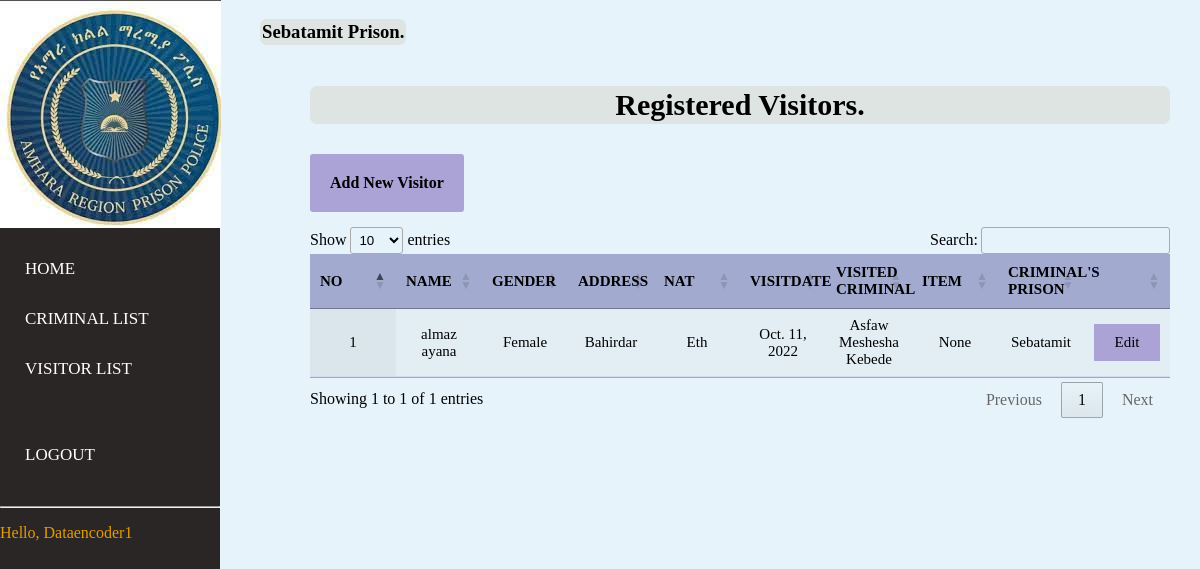
Page /visitor_list/ (signed in) on the committed database.
### account/models.py (models this page shows)
class User(AbstractUser):
    is_Admin = models.BooleanField(default=False)
    is_Manager = models.BooleanField(default=False)
    is_DataEncoder = models.BooleanField(default=False)
    is_SuperManager=models.BooleanField(default=False)
    phone = PhoneNumberField(unique = True, null = False, blank = False) # Here
    address = models.CharField(max_length=255,blank=True,null=True)
    email = models.EmailField(blank=True,null=True, unique=True)
    prison=models.ForeignKey(Prison, null=True, on_delete= models.SET_NULL,blank=True)

### prison/models.py (models this page shows)
class Prison(models.Model):
    PrisonName=models.CharField(max_length=200)
    Address=models.CharField(max_length=200)
    Region = models.ForeignKey(CentralPrison,null=True,   on_delete=models.CASCADE)
    def __str__(self):
        return self.PrisonName

### record/models.py (models this page shows, shortened)
class Visitor(models.Model):
    Name=models.CharField(max_length=200,null=True)
    Gender=models.CharField(max_length=8 ,null=True )
    Address=models.CharField(max_length=200,null=True)
    Nationality=models.CharField(max_length=200,null=True)
    VisitDate=models.DateField(auto_now=True)
    VisitedCriminal=models.ForeignKey(Criminal, null=True, on_delete= models.SET_NULL)
    Item=models.CharField(max_length=20, null=True, choices=item_choice, blank=True)
    createdby = models.ForeignKey(User,null=True, on_delete=models.CASCADE)
    prison=models.ForeignKey(Prison,on_delete=models.CASCADE ,null=True)

class Criminal(models.Model):
    CriminalName=models.CharField(max_length=200, null=True)
    CourtName=models.ForeignKey(Court, on_delete=models.CASCADE, null=True)
    Age=models.PositiveIntegerField( null=True)
    Height=models.FloatField(validators=[MinValueValidator(1), MaxValueValidator(2.5)],null=True)
    EyeColor=models.CharField(max_length=100,null=True)
    Gender=models.CharField(max_length=8,null=True , choices=GENDER)
    Personality=models.CharField(max_length=100, null=True)
    Nationality=models.CharField(max_length=100,null=True)
    EntranceDate=models.DateField(auto_now=True,null=True)
    EntranceTime=models.TimeField(null=True)
    ReleasedDate=models.DateField(null=True)
    TimeLeft=models.CharField(max_length=100,null=True, blank=True)
    Guardian=models.CharField(max_length=100,null=True)
    Bloodtype=models.CharField(max_length=30,null=True, choices=BLOODTYPES)
    AssignedCellNumber=models.PositiveIntegerField(null=True)
    Status= models.BooleanField(default=True)
    ImprisonmentTime=models.PositiveIntegerField(null=True)
    Address=models.CharField(max_length=100,null=True)
    Category=MultiSelectField(max_length=20,choices=cat_choice, null=True)
    CrimeDescription=models.TextField(max_length=200, null=True, blank=True)
    VisitorsAllowed=models.CharField(max_length=50, null=True, choices=ALLOWED)
    prison=models.ForeignKey(Prison,on_delete=models.CASCADE ,null=True)
    createdby = models.ForeignKey(User,null=True ,on_delete=models.CASCADE)
    Transfer=models.ForeignKey(Transfer, null=True, on_delete=models.CASCADE)
    Reason_For_Release = models.ForeignKey(Release,  null=True, on_delete=models.CASCADE)
    def __str__(self):
        return self.CriminalName

### record/views.py (the view)
@login_required
@MAD_required()
def visitor_list(request):
    visitor = Visitor.objects.filter(prison=request.user.prison).all().order_by('Name')
    context = {
        'visit': visitor
    }
    return render(request, 'visitor/visitor_list.html', context)

### record/templates/visitor/visitor_list.html (shortened to what this page needs)
 {% load static %} {% block content %}
<link rel="stylesheet" href="{% static 'css/all.css'%}">
<head>
    <link href="https://cdn.datatables.net/1.10.12/css/jquery.dataTables.css" rel="stylesheet" />
    <link href="https://cdn.datatables.net/buttons/1.2.2/css/buttons.dataTables.css" rel="stylesheet" />
</head>
{% include "../ex.html" %}
<div class="wrapper">
    <div class="section">
        <div class="box-area">
            {% if not request.user.is_superuser and not request.user.is_SuperManager %}
            <h3 style="float:left">{{ request.user.prison }} Prison. </h3><br><br>
            {% endif %}
            <section>
                <center> <h3 class="font" style="text-align: center;">Registered Visitors.</h3></center>
                {% if request.user.is_DataEncoder %}
                    <h4 ><a class="ab" href={% url 'visitor' %}>Add New Visitor</a></h4>
                {% endif %}
                <div class="container">
                    <table id="example" class="display" cellspacing="0" width="100%">
                        <thead>
                            <tr>
                                <th>NO</th>
                                <th>Name</th>
                                <th>Gender</th>
                                <th>Address</th>
                                <th>Nat</th>
                                <th>VisitDate</th>
                                <th>Visited Criminal</th>
                                <th>Item</th>
                                <th>Criminal's Prison</th>
                                <th></th>
                            </tr>
                        </thead>
                        <tbody>
                            {% for vr in visit %}
                            <tr>
                                <td>{{ forloop.counter }}</td>
                                <td>{{ vr.Name }}</td>
                                <td>{{ vr.Gender }}</td>
                                <td>{{ vr.Address }}</td>
                                <td>{{ vr.Nationality }}</td>
                                <td>{{ vr.VisitDate }}</td>
                                <td>{{ vr.VisitedCriminal}}</td>
                                <td>{{vr.Item }}</td>
                                <td>{{vr.prison}}</td>
                                <td>
                                    {% if request.user.is_DataEncoder %}
                                    <a class="update" href="{% url 'edit_visitor' vr.id %}">
                                    Edit</a>
                                    {% endif %}
                                </td>
                            </tr>
                            {% endfor %}
                        </tbody>
                    </table>
                </div>
        </div>
    </div>
</div>
{% endblock %}

### record/templates/ex.html (shortened to what this page needs)
{% load static %}
<!DOCTYPE html>
<html>
    <body>
<nav>
  <ul>
      <li class="logo" style="border-radius: 30px;"><img src="{% static "image/download.jpg" %}"></li>
    <br><br><br><br><br><br>
 <br>
    <li><a href="{% url 'index' %}">Home</a></li>
    {% if not request.user.is_superuser and not request.user.is_SuperManager %}
    <li><a href="{% url 'criminal_list' %}">Criminal List</a></li>
    {% endif %}
    {% if not request.user.is_superuser and not request.user.is_SuperManager %}
    <li><a href="{% url 'visitor_list' %}">Visitor List</a></li>
    {% endif %}
    <br>
    <br>
    <li><a href="{% url 'logout' %}">Logout</a></li><br><hr>
    <p style=" margin-right:7px;color: rgb(226, 155, 11);">Hello, {{request.user}}</p>
  </ul>
</nav>
</body>
</html>

### record/static/css/all.css (style rules this page uses)
table { width: 100%; table-layout: fixed; font-family: 'montserrat'; }
th { padding: 20px 15px; text-align: left; font-weight: 500; font-size: 15px; color: rgb(0, 0, 0); background-color: rgba(0, 0, 107, 0.3); text-transform: uppercase; }
td { padding: 15px; text-align: left; vertical-align: middle; font-weight: 300; font-size: 15px; color: rgb(0, 0, 0); border-bottom: solid 1px rgba(45, 2, 176, 0.1); }
body { background: -webkit-linear-gradient(left, #25c481, #25b7c4); background: linear-gradient(to right, #25c481, #25b7c4); font-family: 'Roboto', sans-serif; }
section { margin: 50px; }

### record/templates/ex.html (style rules this page uses)
body { margin:0; padding:0; font-family:'montserrat'; background:rgb(231, 243, 250); }
.logo { height: 118px; width: 50px; }
nav { width: 40px; padding: 0; position: sticky; top: 0; z-index: 100; overflow: hidden; }
nav ul { margin:0; padding:0; height:100%; width:220px; justify-content: space-between; position:fixed; top:0; left:0; background-color:#2b2626; }
nav ul li { list-style:none; }
nav ul li a { display:block; font-family:'montserrat'; text-decoration:none; text-transform:uppercase; font-size:17px; color:#fff; position:relative; padding:15px 0px 15px 25px; }
nav ul li a:before { content:''; position:absolute; top:0; right:0; height:100%; background:#e3e9f7; border-radius:40px 0 0 40px; z-index:-1; }
.ab { float: left; margin-bottom: 15px; border-radius: 3px; background-color: rgb(171, 162, 214); padding: 20px; text-align: center; text-decoration: none; color: black; }
.wrapper { margin-left:260px; }
.section { display:grid; min-height:100vh; }
td,th { text-align: center; }
h3 { background-color: rgb(222, 228, 225);padding: 2px; border-radius: 7px; }
.font { font-size: 30px; }
.container { margin-top: 15px; }
.update { background-color:rgb(171, 162, 214); color:black; padding: 10px; display: block; text-decoration: none; }
section { margin-left:50px; margin-right: 30px; display:relative; }

### rows in the picture
User: user "Dataencoder1", user.prison "Sebatamit"
Visitor: Name "almaz ayana", Gender "Female", Address "Bahirdar", Nationality "Eth", VisitDate "Oct. 11, 2022", VisitedCriminal "Asfaw Meshesha Kebede", Item "None", prison "Sebatamit"
